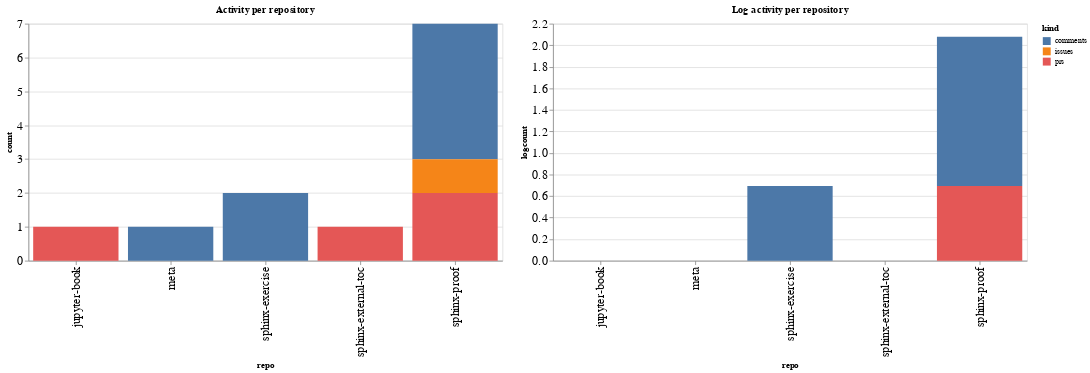

Notebook source saved alongside this figure:
### Code cell
ch1 = alt.Chart(repo_summaries, width=600, title="Activity per repository").mark_bar().encode(
    x='repo',
    y='count',
    color='kind',
    tooltip="kind"
)

ch2 = alt.Chart(repo_summaries, width=600, title="Log activity per repository").mark_bar().encode(
    x='repo',
    y='logcount',
    color='kind',
    tooltip="kind"
)

ch1 | ch2

### Figure 1 — Vega-Lite specification as saved in the notebook (floating-point values rounded to 4 significant figures)
{"config": {"axisLeft": {"labelFontSize": 15}, "axisBottom": {"labelFontSize": 15}}, "hconcat": [{"mark": "bar", "encoding": {"color": {"type": "nominal", "field": "kind"}, "tooltip": {"type": "nominal", "field": "kind"}, "x": {"type": "nominal", "field": "repo"}, "y": {"type": "quantitative", "field": "count"}}, "title": "Activity per repository", "width": 600}, {"mark": "bar", "encoding": {"color": {"type": "nominal", "field": "kind"}, "tooltip": {"type": "nominal", "field": "kind"}, "x": {"type": "nominal", "field": "repo"}, "y": {"type": "quantitative", "field": "logcount"}}, "title": "Log activity per repository", "width": 600}], "data": {"name": "data-71758e65be45e98034c0e57499987619"}, "$schema": "https://vega.github.io/schema/vega-lite/v4.8.1.json", "datasets": {"data-71758e65be45e98034c0e57499987619": [{"repo": "jupyter-book", "kind": "prs", "count": 1, "logcount": 0.0}, {"repo": "meta", "kind": "comments", "count": 1, "logcount": 0.0}, {"repo": "sphinx-exercise", "kind": "comments", "count": 2, "logcount": 0.6931}, {"repo": "sphinx-external-toc", "kind": "prs", "count": 1, "logcount": 0.0}, {"repo": "sphinx-proof", "kind": "comments", "count": 4, "logcount": 1.386}, {"repo": "sphinx-proof", "kind": "issues", "count": 1, "logcount": 0.0}, {"repo": "sphinx-proof", "kind": "prs", "count": 2, "logcount": 0.6931}]}}
